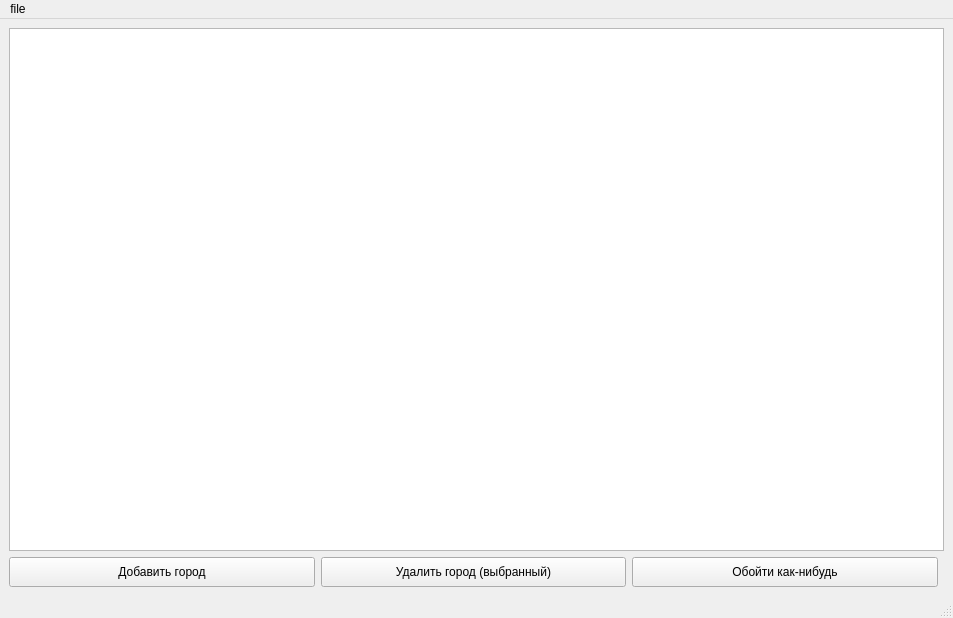
<?xml version="1.0" encoding="UTF-8"?>
<ui version="4.0">
 <class>MainWindow</class>
 <widget class="QMainWindow" name="MainWindow">
  <property name="geometry">
   <rect>
    <x>0</x>
    <y>0</y>
    <width>953</width>
    <height>618</height>
   </rect>
  </property>
  <property name="windowTitle">
   <string>Деревья</string>
  </property>
  <property name="styleSheet">
   <string notr="true"/>
  </property>
  <widget class="QWidget" name="centralwidget">
   <property name="styleSheet">
    <string notr="true"/>
   </property>
   <layout class="QGridLayout" name="gridLayout">
    <item row="1" column="0">
     <widget class="QPushButton" name="addButton_City">
      <property name="sizePolicy">
       <sizepolicy hsizetype="Expanding" vsizetype="Minimum">
        <horstretch>0</horstretch>
        <verstretch>0</verstretch>
       </sizepolicy>
      </property>
      <property name="minimumSize">
       <size>
        <width>0</width>
        <height>30</height>
       </size>
      </property>
      <property name="styleSheet">
       <string notr="true"/>
      </property>
      <property name="text">
       <string>Добавить город</string>
      </property>
     </widget>
    </item>
    <item row="1" column="1">
     <widget class="QPushButton" name="addButton_Road">
      <property name="sizePolicy">
       <sizepolicy hsizetype="Expanding" vsizetype="Minimum">
        <horstretch>0</horstretch>
        <verstretch>0</verstretch>
       </sizepolicy>
      </property>
      <property name="minimumSize">
       <size>
        <width>250</width>
        <height>30</height>
       </size>
      </property>
      <property name="styleSheet">
       <string notr="true"/>
      </property>
      <property name="text">
       <string>Удалить город (выбранный)</string>
      </property>
     </widget>
    </item>
    <item row="0" column="0" colspan="4">
     <widget class="QGraphicsView" name="graphicsView">
      <property name="font">
       <font>
        <family>Consolas</family>
       </font>
      </property>
      <property name="styleSheet">
       <string notr="true"/>
      </property>
     </widget>
    </item>
    <item row="1" column="2">
     <widget class="QPushButton" name="solveButton">
      <property name="sizePolicy">
       <sizepolicy hsizetype="Expanding" vsizetype="Minimum">
        <horstretch>0</horstretch>
        <verstretch>0</verstretch>
       </sizepolicy>
      </property>
      <property name="minimumSize">
       <size>
        <width>0</width>
        <height>30</height>
       </size>
      </property>
      <property name="styleSheet">
       <string notr="true"/>
      </property>
      <property name="text">
       <string>Обойти как-нибудь</string>
      </property>
      <property name="checkable">
       <bool>false</bool>
      </property>
      <property name="autoExclusive">
       <bool>false</bool>
      </property>
      <property name="default">
       <bool>false</bool>
      </property>
      <property name="flat">
       <bool>false</bool>
      </property>
     </widget>
    </item>
   </layout>
  </widget>
  <widget class="QMenuBar" name="menubar">
   <property name="geometry">
    <rect>
     <x>0</x>
     <y>0</y>
     <width>953</width>
     <height>26</height>
    </rect>
   </property>
   <widget class="QMenu" name="menufile">
    <property name="title">
     <string>file</string>
    </property>
    <addaction name="actionsave"/>
    <addaction name="actionload"/>
   </widget>
   <addaction name="menufile"/>
  </widget>
  <widget class="QStatusBar" name="statusbar"/>
  <action name="actionsave">
   <property name="text">
    <string>save</string>
   </property>
  </action>
  <action name="actionload">
   <property name="text">
    <string>load</string>
   </property>
  </action>
 </widget>
 <resources/>
 <connections/>
</ui>
